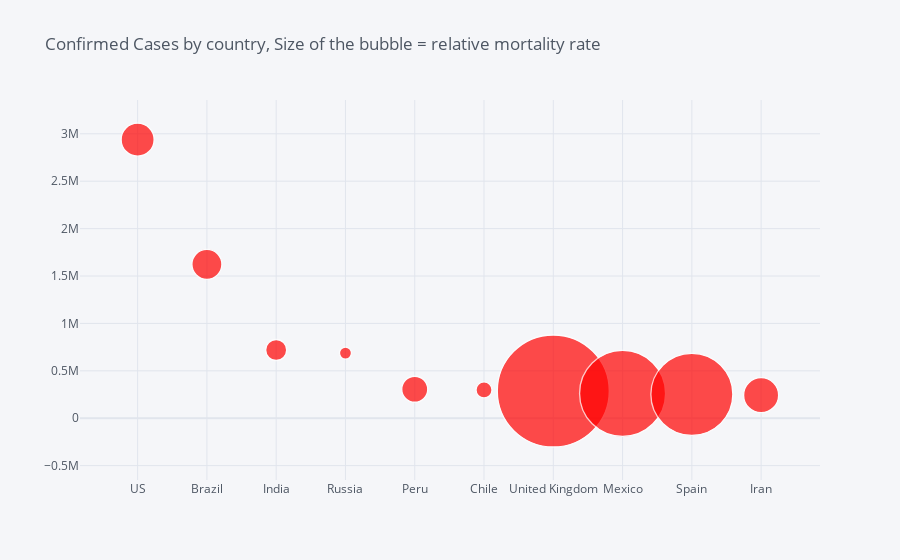

Here is the notebook cell this chart was saved with:
### Code cell
sorted_country_confirmed.head(10).iplot(kind='bubble',x='country',y='confirmed',size='mortality_rate',color='red',title = 'Confirmed Cases by country, Size of the bubble = relative mortality rate')

### Figure 1 — Plotly figure (JSON) as saved in the notebook; plotly's stock layout.template omitted (floating-point values rounded to 4 significant figures)
{"data": [{"marker": {"color": ["red", "red", "red", "red", "red", "red", "red", "red", "red", "red"], "line": {"width": 1.3}, "size": [33, 30, 21, 12, 26, 16, 112, 86, 82, 35], "symbol": "circle"}, "mode": "markers", "text": "", "type": "scatter", "x": ["US", "Brazil", "India", "Russia", "Peru", "Chile", "United Kingdom", "Mexico", "Spain", "Iran"], "y": [2938624, 1623284, 719664, 686852, 305703, 298557, 287291, 261750, 251789, 243051]}], "layout": {"legend": {"bgcolor": "#F5F6F9", "font": {"color": "#4D5663"}}, "paper_bgcolor": "#F5F6F9", "plot_bgcolor": "#F5F6F9", "title": {"font": {"color": "#4D5663"}, "text": "Confirmed Cases by country, Size of the bubble = relative mortality rate"}, "xaxis": {"gridcolor": "#E1E5ED", "showgrid": true, "tickfont": {"color": "#4D5663"}, "title": {"font": {"color": "#4D5663"}, "text": ""}, "zerolinecolor": "#E1E5ED"}, "yaxis": {"gridcolor": "#E1E5ED", "showgrid": true, "tickfont": {"color": "#4D5663"}, "title": {"font": {"color": "#4D5663"}, "text": ""}, "zerolinecolor": "#E1E5ED"}}}
